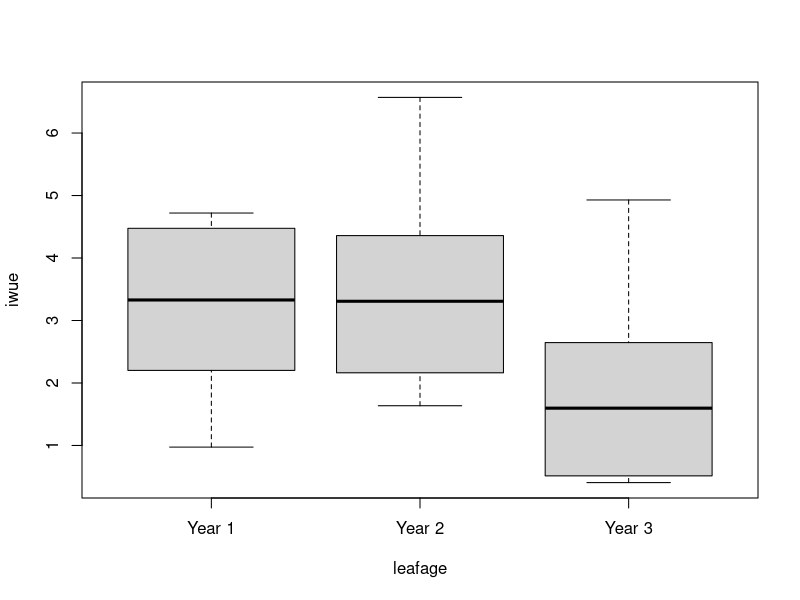
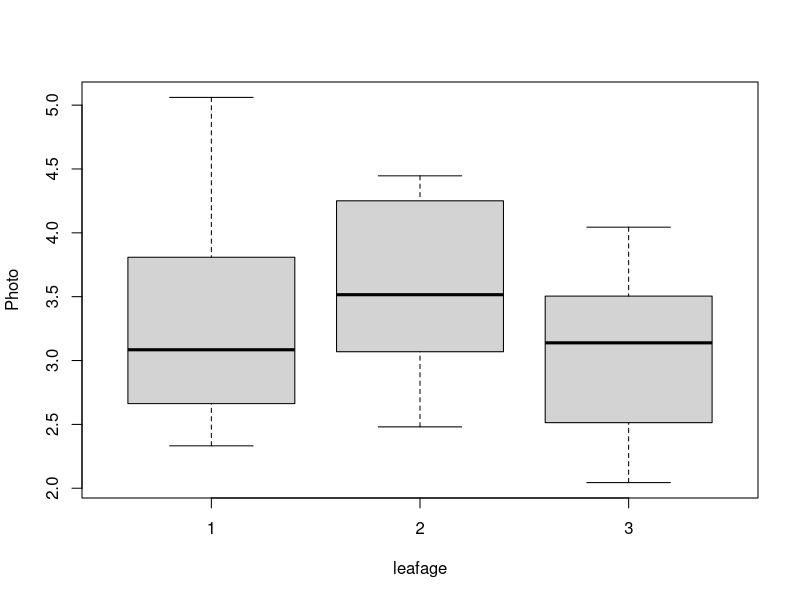
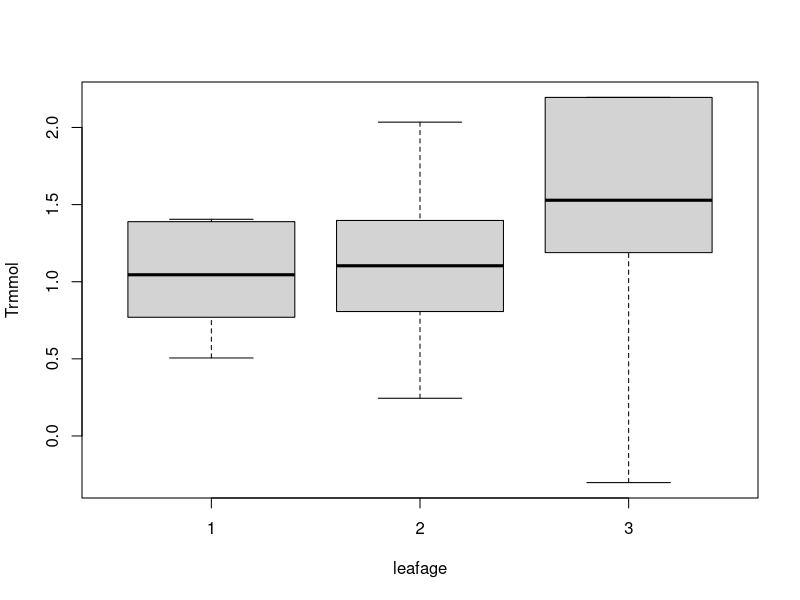
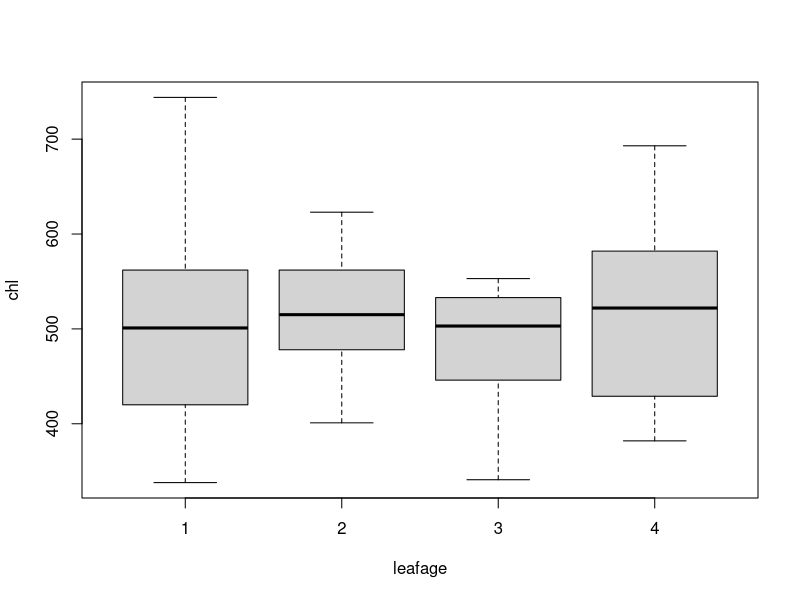

The R source for these figures, in order:
#read in and format saccoloma leaf age dataset from La Selva July 2017

chlro <- read.csv("saccoloma/sacc_chl.csv")
photo <- read.csv("saccoloma/sacc_photo.csv")


addleafage_func <- function(x){
  x$leafage <- ifelse(x$Color == "w", 1, 99)
  x$leafage <- ifelse(x$Color == "o", 2, x$leafage)
  x$leafage <- ifelse(x$Color == "y", 3, x$leafage)
  x$leafage <- ifelse(x$Color == "p", 4, x$leafage)
return(x)
  }

chlro <- addleafage_func(chlro)
photo <- addleafage_func(photo)

years <- c("Year 1", "Year 2", "Year 3", "Year 4")

library(doBy)
photo_agg <- summaryBy(Photo + Cond + Ci + Trmmol ~ Indiv + leafage, data=photo,
                       FUN=mean, keep.names = TRUE)

  photo_agg$iwue <- with(photo_agg, Photo/Trmmol)
  #indiviudal 26 seems to have bad h20 data

boxplot(iwue ~ leafage, data=photo_agg, outline=FALSE, xaxt="n")
axis(1, at=1:3, years[1:3])
##wue is likely lower in age 3

boxplot(Photo ~ leafage, data=photo_agg, outline=FALSE)
#An seems to be higher in year 2, a lot of variation in year 1 however

boxplot(Trmmol ~ leafage, data=photo_agg, outline=FALSE)

boxplot(chl ~ leafage, data=chlro, outline=FALSE)
#chlorophyll content unchanged over leaf age categories